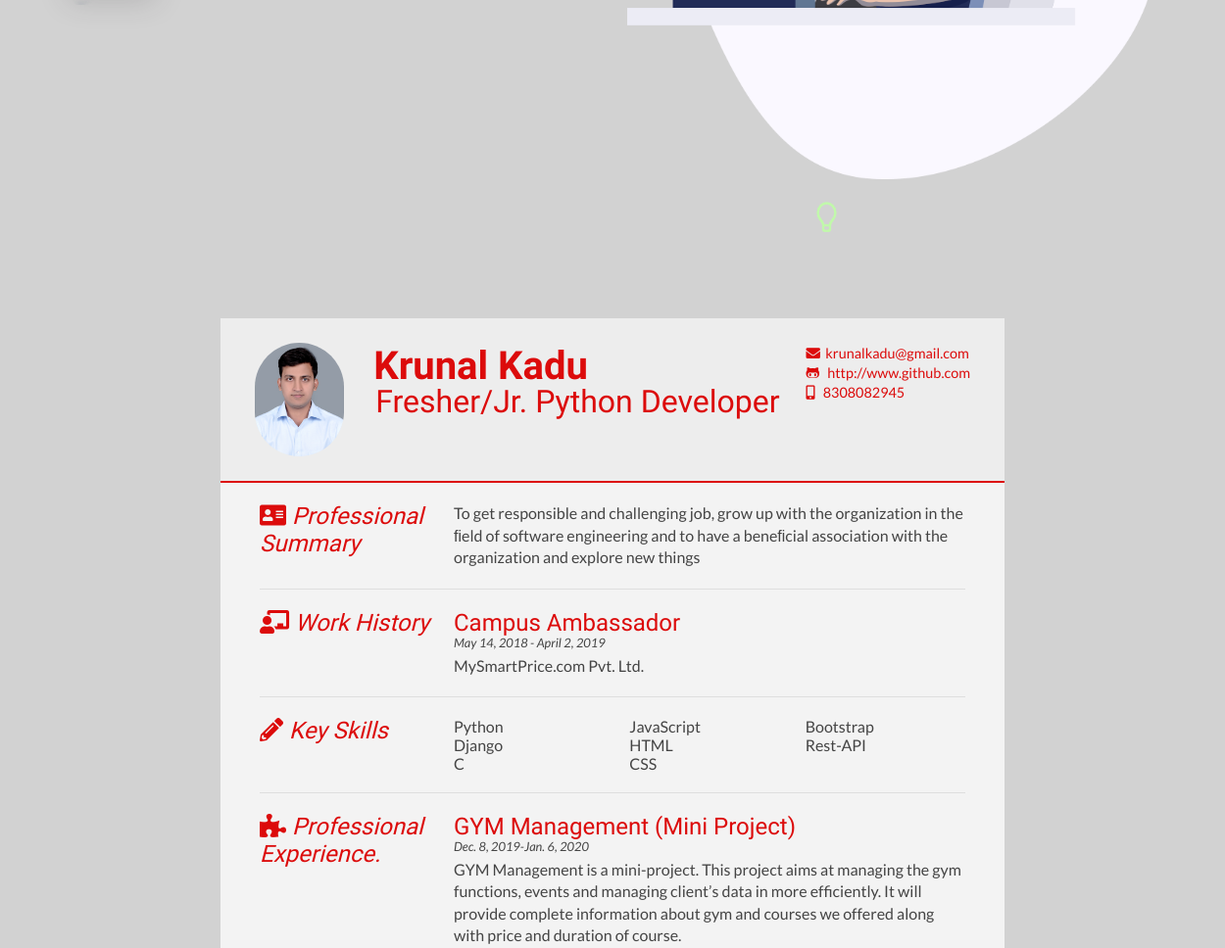
The app's page /resume (middle part), older data.
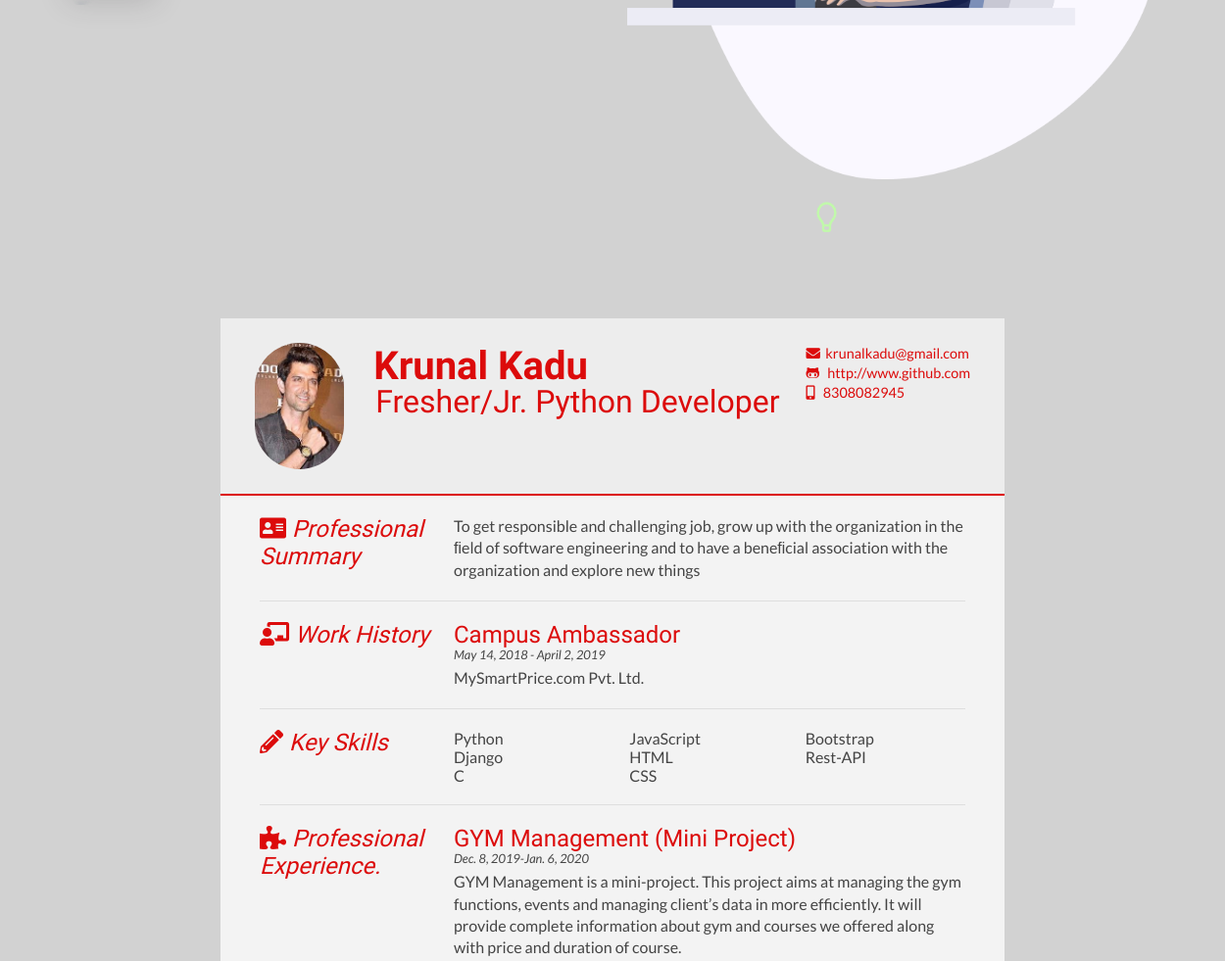
The same page, newer data.
### blog/models.py (models this page shows, shortened)
class AboutMe(models.Model):
    about_me=models.TextField(max_length=500)
    intro=models.TextField(max_length=500)
    photo=models.FileField(blank=True)

class Title(models.Model):
    name=models.CharField(max_length=30)
    title=models.CharField(max_length=30)
    mail=models.EmailField(max_length=300,null=True,blank=True,unique=True)
    f_url=models.URLField(blank=True)
    phone=models.PositiveIntegerField(null=True)

class Experience(models.Model):
    name_o=models.CharField(max_length=30)
    post=models.CharField(max_length=30)
    type_j=models.CharField(max_length=1,null=True,blank=True,choices=j_list)
    s_date=models.DateField(default=date.today)
    e_date=models.DateField(default=date.today)

class Skill(models.Model):
    name=models.CharField(max_length=30)

class Projects(models.Model):
    title=models.CharField(max_length=30)
    s_date=models.DateField(default=date.today)
    e_date=models.DateField(default=date.today)
    intro=models.TextField(max_length=500)
    role=models.CharField(max_length=30)
    skills=models.CharField(max_length=300)
    d_b=models.CharField(max_length=30)
    ides=models.CharField(max_length=30)

### blog/views.py (the view)
# urls.py: path('resume',resume),
def resume(request):
    ls=Title.objects.all()
    lst=AboutMe.objects.all()
    lst1=Education.objects.all()
    lst2=Experience.objects.all()
    lst3=Achivement.objects.all()
    lst4=Skill.objects.all()
    lst5=Projects.objects.all()
    lst6=Hobby.objects.all()
    return render(request,'resume.html',{'ls':ls,'lst':lst,'lst1':lst1,'lst2':lst2,'lst3':lst3,'lst4':lst4,'lst5':lst5,'lst6':lst6})

### blog/templates/resume.html (shortened to what this page needs)
﻿{% extends 'base.html' %}
{% load static %}
{% block content %}
<!DOCTYPE html>
<html>
<head>
<link type="text/css" rel="stylesheet" href="{% static 'css/style1.css' %}">
</head>
<body id="top">
{% for i in lst %}
<div id="cv" class="instaFade">
	<div class="mainDetails">
		<div id="headshot" class="quickFade">
			<img src="{{i.photo.url}}" alt="Person Photo" />
		</div>
		{% for j in ls %}
		<div id="name">
			<h1 class="quickFade delayTwo">{{j.name}}</h1>
			<h2 class="quickFade delayThree">{{j.title}}</h2>
		</div>
		<div id="contactDetails" class="quickFade delayFour">
			<ul>
				<li><i class="fas fa-envelope"></i> <a href="mailto:xyz@gmail.com" target="_blank"> &nbsp;{{j.mail}}</a></li>
				<li><i class="fab fa-github-alt"></i>   <a href="https://github.com">&nbsp; {{j.f_url}}</a></li>
				<li><i class="fas fa-mobile-alt"></i> &nbsp;  {{j.phone}}</li>
			</ul>
		</div>
		{% endfor %}
	</div>
	<div id="mainArea" class="quickFade delayFive">
		<section>
			<article>
				<div class="sectionTitle">
					<h1><i class="fas fa-address-card"></i> Professional Summary</h1>
				</div>
				{% for i in lst %}
				<div class="sectionContent">
					<p>{{i.intro}}</p>
				</div>
				{% endfor %}
			</article>
		</section>
	{% endfor %}
		<section>
			<div class="sectionTitle">
				<h1><i class="fas fa-chalkboard-teacher"></i> Work History</h1>
			</div>
			{% for i in lst2 %}
			<div class="sectionContent">
				<article>
					<h2>{{i.post}}</h2>
					<p class="subDetails">{{i.s_date}} - {{i.e_date}}</p>
					<p>{{i.name_o}}</p>
				</article>
			</div>
			{% endfor %}
		</section>
		<section>
			<div class="sectionTitle">
				<h1><i class="fas fa-pencil-alt"></i> Key Skills</h1>
			</div>
			<div class="sectionContent">
				<ul class="keySkills">
					{% for i in lst4 %}
				<li>{{i.name}}</li>
					{% endfor %}
				</ul>
			</div>
		</section>
		<section>
			<div class="sectionTitle">
				<h1><i class="fas fa-puzzle-piece"></i> Professional Experience.</h1>
			</div>
			<div class="sectionContent">
				<article>
					{% for i in lst5 %}
					<h2>{{i.title}}</h2>
					<p class="subDetails">{{i.s_date}}-{{i.e_date}}</p>
					<p >{{i.intro}}</p>
					<p class="subDetails">IDEs Used:{{i.ides}}</p><hr><br>
					{% endfor %}
				</article>
			</div>
		</section>
	</div>
</div>
</body>
</html>
{% endblock %}

### blog/templates/base.html (shortened to what this page needs)
{% load crispy_forms_tags %}
{% load static %}
<!DOCTYPE html>
<html lang="en">
<head>
    <link rel="stylesheet" href="{% static 'css/bootstrap.min.css' %}">
    <link rel="stylesheet" href="{% static 'css/all.min.css' %}">
    <link rel="stylesheet" href="{% static 'vendor/Magnific-Popup/dist/magnific-popup.css' %}">
    <link rel="stylesheet" href="{% static 'vendor/owl-carousel/css/owl.carousel.min.css' %}">
    <link rel="stylesheet" href="{% static 'vendor/owl-carousel/css/owl.theme.default.min.css' %}">
    <link rel="stylesheet" href="{% static 'css/style.css' %}">
    <link rel="stylesheet" href="{% static 'css/responsive.css' %}">
    <link rel="stylesheet" href="https://stackpath.bootstrapcdn.com/bootstrap/4.1.3/css/bootstrap.min.css">
</head>
<body>
    <main class="site-main">
<section class="site-banner"   style="background-image: url({% static 'img/banner/home-banner.png' %});">
            <div class="container">
                <div class="row">
                    <div class="col-lg-6 col-md-12 site-title">
                    </div>
                    <div class="col-lg-6 col-md-12 banner-image">
                        <img src="media/img/banner/banner-image.png" alt="banner-img" class="img-fluid">
                    </div>
                </div>
            </div>
        </section>
        {% block content %}{% endblock %}
    </main>
</body>
</html>

### static/css/style.css (style rules this page uses)
.site-main .site-banner { background: url('static/img/banner/home-banner.png') no-repeat 0% 50%; }
.site-main .site-banner .banner-image > img { padding: 7rem 0; width: 90rem; }

### static/css/responsive.css (style rules this page uses)
@media only screen and (max-width: 1910px) { .container { max-width: 90%; } }

### static/css/style1.css (style rules this page uses)
html,body,div,span,object,iframe,h1,h2,h3,h4,h5,h6,p,blockquote,pre,abbr,address,cite,code,del,dfn,em,img,ins,kbd,q,samp,small,strong,sub,sup,var,b,i,dl,dt,dd,ol,ul,li,fieldset,form,label,legend,table,caption,tbody,tfoot,thead,tr,th,td,article,aside,canvas,details,figcaption,figure,footer,header,hgroup,menu,nav,section,summary,time,mark,audio,video { border:0; font:inherit; font-size:100%; margin:0; padding:0; vertical-align:baseline; }
article,aside,details,figcaption,figure,footer,header,hgroup,menu,nav,section { display:block; }
html, body { background: #d2d2d2; font-family: 'Lato', helvetica, arial, sans-serif; font-size: 16px; color: #DC0B0B; }
p { font-size: 1em; line-height: 1.4em; margin-bottom: 20px; color: #444; }
#cv { width: 90%; max-width: 800px; background: #f3f3f3; margin: 30px auto; }
.mainDetails { padding: 25px 35px; border-bottom: 2px solid #DC0B0B; background: #ededed; }
#name h1 { font-size: 2.5em; font-weight: 700; font-family: 'Rokkitt', Helvetica, Arial, sans-serif; margin-bottom: -6px; }
#name h2 { font-size: 2em; margin-left: 2px; font-family: 'Rokkitt', Helvetica, Arial, sans-serif; }
#mainArea { padding: 0 40px; }
#headshot { width: 12.5%; float: left; margin-right: 30px; }
#headshot img { width: 100%; height: auto; -webkit-border-radius: 50px; border-radius: 50px; }
#name { float: left; }
#contactDetails { float: right; }
#contactDetails ul { list-style-type: none; font-size: 0.9em; margin-top: 2px; }
#contactDetails ul li { margin-bottom: 3px; color: #DC0B0B; }
#contactDetails ul li a, a[href^=tel] { color: #DC0B0B; text-decoration: none; -webkit-transition: all .3s ease-in; -moz-transition: all .3s ease-in; -o-transition: all .3s ease-in; -ms-transition: all .3s ease-in; transition: all .3s ease-in; }
section { border-top: 1px solid #dedede; padding: 20px 0 0; }
section:first-child { border-top: 0; }
.sectionTitle { float: left; width: 25%; }
.sectionContent { float: right; width: 72.5%; }
.sectionTitle h1 { font-family: 'Rokkitt', Helvetica, Arial, sans-serif; font-style: italic; font-size: 1.5em; color: #DC0B0B; }
.sectionContent h2 { font-family: 'Rokkitt', Helvetica, Arial, sans-serif; font-size: 1.5em; margin-bottom: -2px; }
.subDetails { font-size: 0.8em; font-style: italic; margin-bottom: 3px; }
.keySkills { list-style-type: none; -moz-column-count:3; -webkit-column-count:3; column-count:3; margin-bottom: 20px; font-size: 1em; color: #444; }
.instaFade { -webkit-animation-name: reset, fade-in; -webkit-animation-duration: 0.5s; -webkit-animation-timing-function: ease-in; -moz-animation-name: reset, fade-in; -moz-animation-duration: 0.5s; -moz-animation-timing-function: ease-in; animation-name: reset, fade-in; animation-duration: 0.5s; animation-timing-function: ease-in; }
.quickFade { -webkit-animation-name: reset, fade-in; -webkit-animation-duration: 0.5s; -webkit-animation-timing-function: ease-in; -moz-animation-name: reset, fade-in; -moz-animation-duration: 0.5s; -moz-animation-timing-function: ease-in; animation-name: reset, fade-in; animation-duration: 0.5s; animation-timing-function: ease-in; }
.delayTwo { -webkit-animation-delay: 0, 0.5s; -moz-animation-delay: 0, 0.5s; animation-delay: 0, 0.5s; }
.delayThree { -webkit-animation-delay: 0, 0.5s; -moz-animation-delay: 0, 0.5s; animation-delay: 0, 0.5s; }
.delayFour { -webkit-animation-delay: 0, 0.5s; -moz-animation-delay: 0, 0.5s; animation-delay: 0, 0.5s; }
.delayFive { -webkit-animation-delay: 0, 0.5s; -moz-animation-delay: 0, 0.5s; animation-delay: 0, 0.5s; }

### static/css/partials/_variables.css (style rules this page uses)
html, body { margin: 0%; box-sizing: border-box; width: 100%; height: 100%; }
:root { --primary-color: #4458dc; --primary-color2: #854fee; --title-color: #141313; --text-color: #777777; --border-color: #201f1f17; --gradient-color: linear-gradient(90deg, #4458dc 0%, #854fee 100%); --shadow-color: 0px 10px 30px rgba(118, 85, 225, 0.3); --box-shadow: 0px 10px 30px rgba(57, 56, 61, 0.205); --roboto: 'Roboto', cursive; }

Row changes from the older to the newer data that the page shows:
changed AboutMe: photo: a different picture
